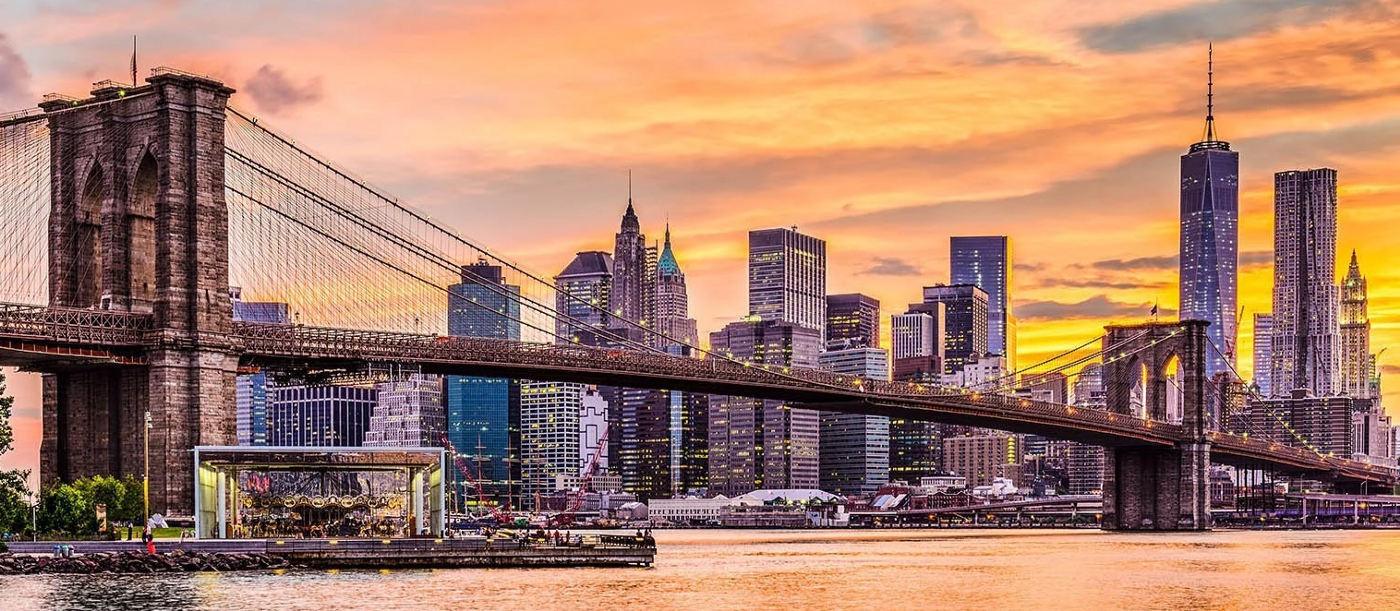
#> input picture pro2/code/python/edges/picture.png, 1400 x 611 px, found by its file name
$ python edges.py
#> lines starting #> are read from the running program, lines starting #| are printed output that depends on the picture
import numpy as np
import matplotlib.image as im

MASK = np.array([[-1, -2, -1], [0, 0, 0], [1, 2, 1]])

img = im.imread('picture.png')
#> img is the input picture: shape (611, 1400, 3) float32; mean R, G, B 0.667, 0.502, 0.423

h, w, _ = img.shape
#> h = 611; w = 1400
for i in range(h):
  for j in range(w):
    img[i][j][:3] = sum(img[i][j][:3]) / 3
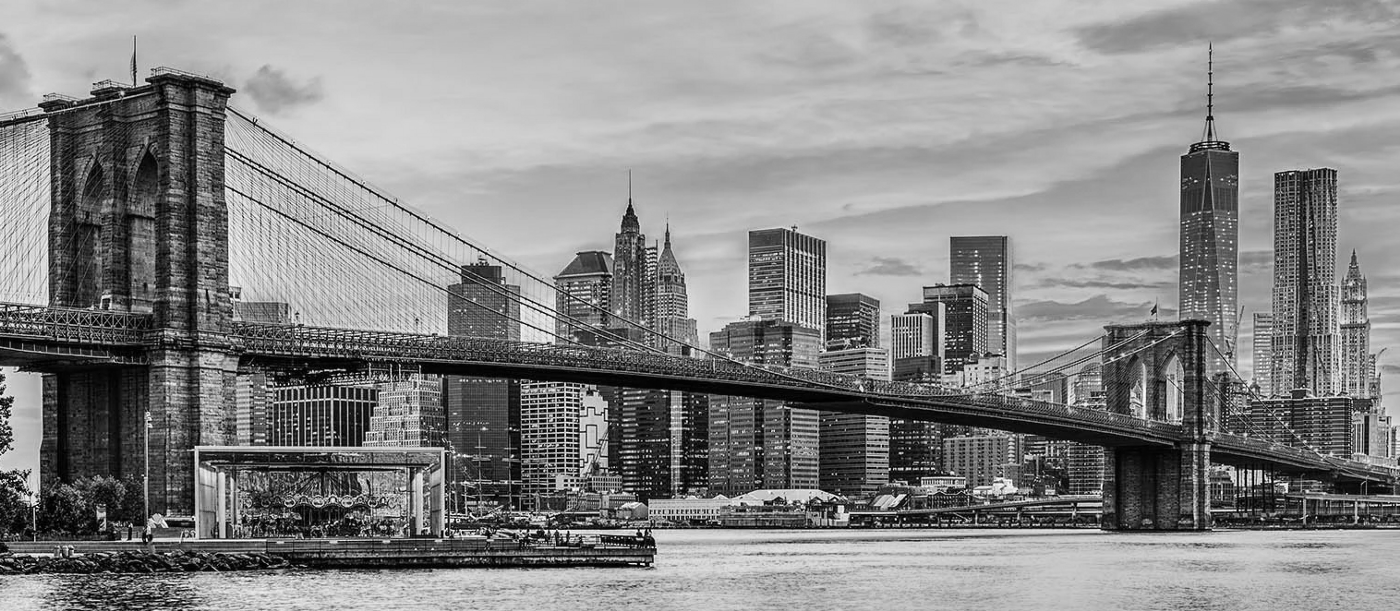
#> img: shape (611, 1400, 3) float32; min 0, max 1, mean 0.53

edg = np.ones((h, w, 3))

for i in range(1, h - 1):
  for j in range(1, w - 1):
    pixels = img[i - 1:i + 2, j - 1:j + 2, 0]
    hor = abs((MASK * pixels).sum()) / 4
    ver = abs((np.transpose(MASK) * pixels).sum()) / 4
    edg[i, j] = [1 - (hor + ver) / 2] * 3
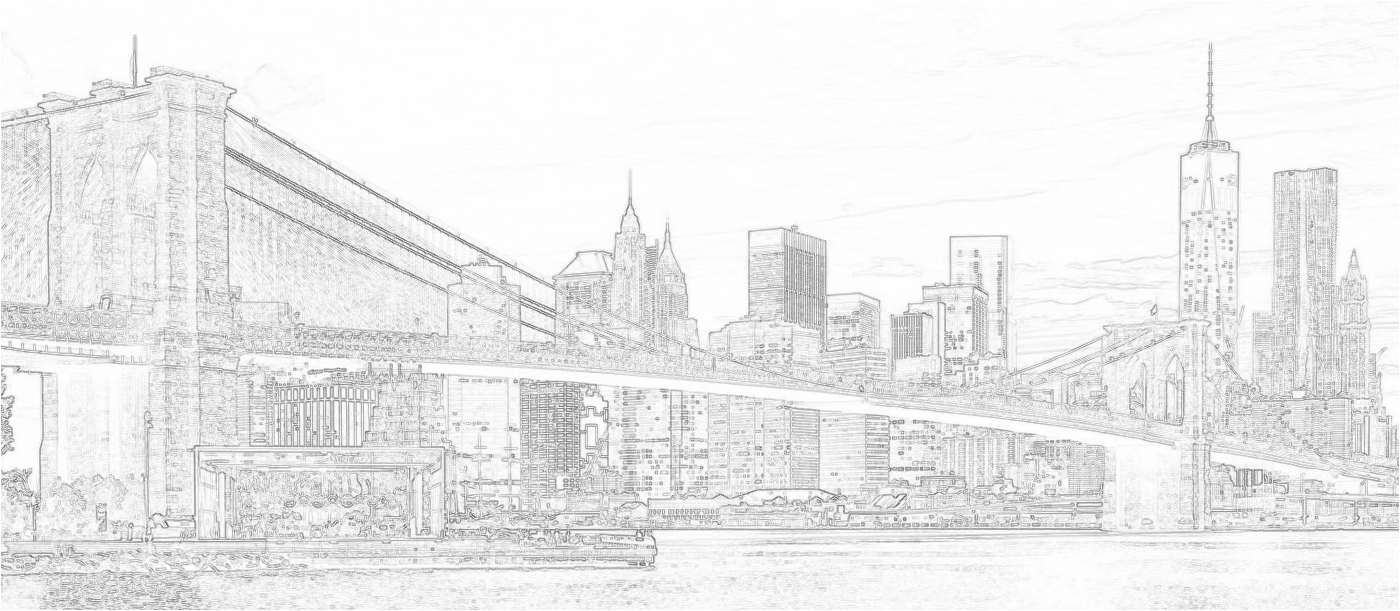
#> edg: shape (611, 1400, 3) float64; min 0.343, max 1, mean 0.926

im.imsave('edges.png', edg)
